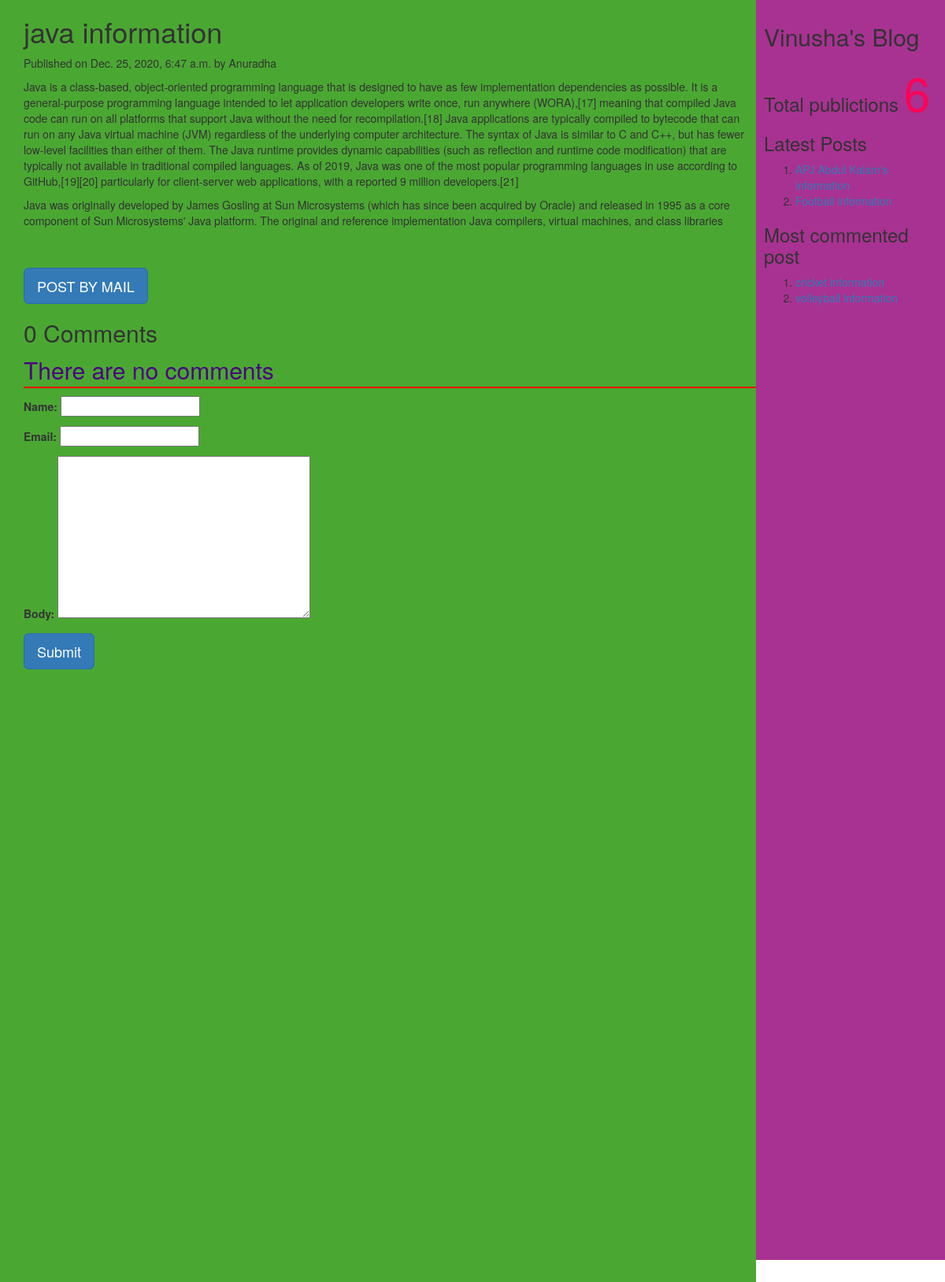
Before: /2020/12/25/java-information with the older database file.
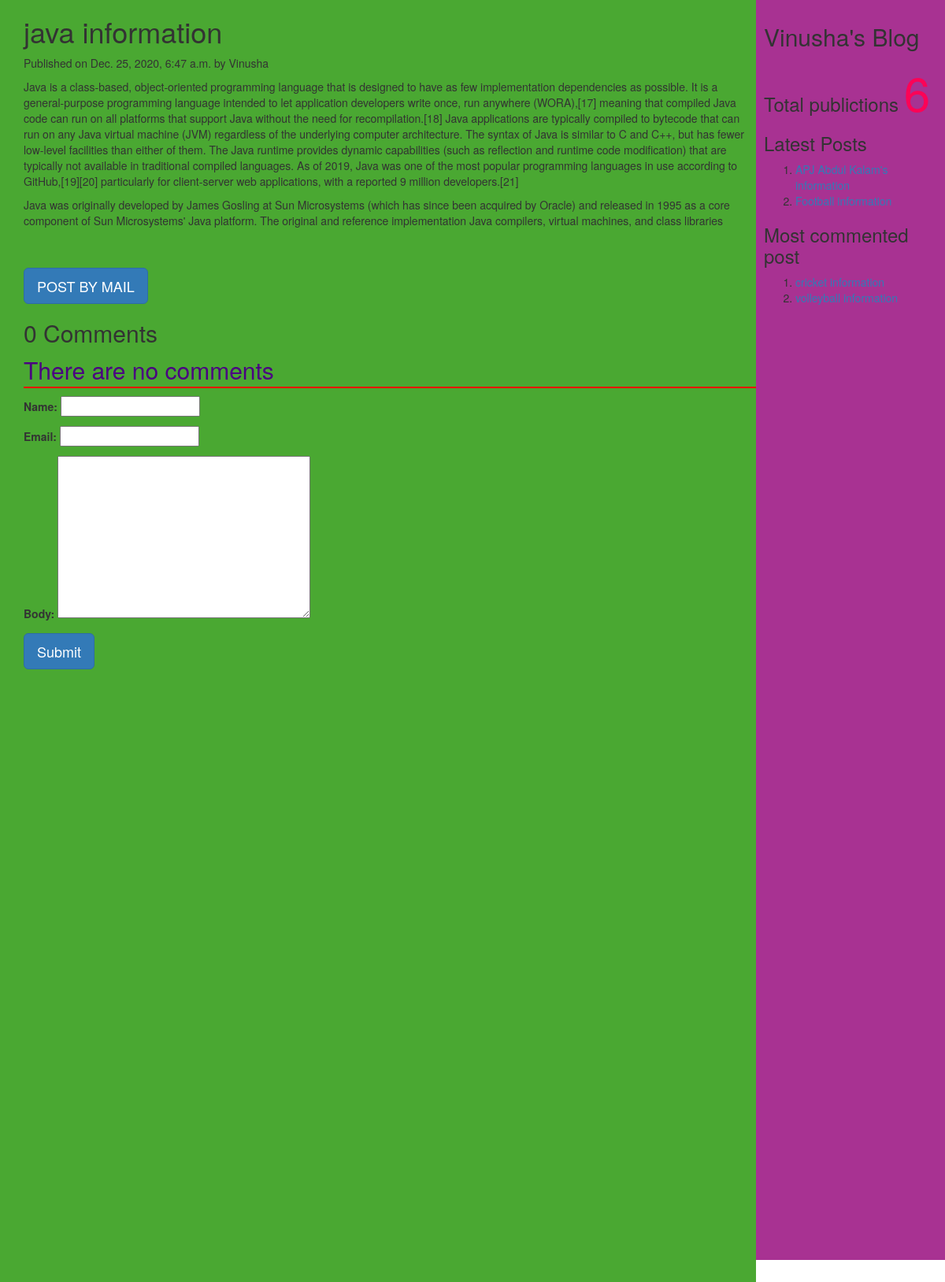
After: the same page with the newer database file.
### myApp/models.py (models this page shows, shortened)
class Post(models.Model):
          tags=TaggableManager()
          STATUS_CHOICES=(('draft','Draft'),('published','Published'))
          title=models.CharField(max_length=256)
          slug=models.SlugField(max_length=264,unique_for_date='publish')
          author=models.ForeignKey(User,related_name='blog_posts',on_delete= models.CASCADE)
          body=models.TextField()
          publish=models.DateTimeField(default=timezone.now)
          created=models.DateTimeField(auto_now_add=True)
          updated=models.DateTimeField(auto_now=True)
          status= models.CharField(max_length=10,choices=STATUS_CHOICES,default='draft')
          objects=CustomManager()
          class Meta:
                ordering=('-publish',)
          def get_absolute_url(self):
                return reverse('post_detail',args=[self.publish.year,self.publish.strftime('%m'),self.publish.strftime('%d'),self.slug])

### myApp/views.py (the view, shortened to what this page needs)
# urls.py: url(r'(?P<year>\d{4})/(?P<month>\d{2})/(?P<day>\d{2})/(?P<post>[-\w]+)',views.post_detail_view,name='post_detail'),
def post_detail_view(request,year,month,day,post):
    post=get_object_or_404(Post,slug=post,publish__year=year,publish__month=month,publish__day=day)
    comments=post.comments.filter(active=True)
    csubmit=False
    form=CommentForm()
    d={'post':post,'form':form,'csubmit':csubmit,'comments':comments}
    return render(request,'myApp/post_detail.html',d)

### myApp/forms.py
class CommentForm(forms.ModelForm):
    class Meta:
        model=Comment
        fields=('name','email','body')

### myApp/models.py (called while the page is built)
    def get_queryset(self):
        return super().get_queryset().filter(status='published')

### myApp/templatetags/mytags.py (called while the page is built)
@register.simple_tag
def total_posts():
    return Post.objects.count()

@register.inclusion_tag('myApp/latest_post.html')
def show_latest_posts(count=3):
    latest_posts=Post.objects.order_by('-publish')[:count]
    return {'latest_posts':latest_posts}

@register.simple_tag
def get_most_commented_posts(count=2):
    return Post.objects.annotate(total_comments=Count('comments')).order_by('-total_comments')[:count]

### templates/myApp/post_detail.html (shortened to what this page needs)
<html>
    {%extends 'myApp/parent.html'%}
        {%block content_block%}
        <h1>{{post.title}}</h1>
        <p>Published on {{post.publish}} by {{post.author|title}}</p>
        {{post.body|linebreaks}} <br><br>
        <a href="/{{post.id}}/share" class='btn btn-lg btn-primary'>POST BY MAIL</a>
        {%with comments.count as comments_count%}
        <h2>{{comments_count}} Comment{{comments_count|pluralize}}</h2>
        {%endwith%}
        {%if comments%}
         {%for c in comments%}
         <p>Comment {{forloop.counter}} by {{c.name}}</p>
        <div>{{c.body|linebreaks}}</div>
        <hr>
        {%endfor%}
        {%else%}
         <p style="color:indigo;font-size:30px;font-style:bold;border-bottom:2px red solid;">There are no comments</p>
        {%endif%}
         {%if csubmit%}
         <h2>Thank you..Your comment has been added successfully!!</h2>
         {%else%}
         <form  method="post">
           {{form.as_p}}
           <input type="submit" class='btn btn-lg btn-primary' value="Submit">
         </form>
         {%endif%}
        {%endblock%}

### templates/myApp/parent.html (shortened to what this page needs)
<html>
{%load mytags%}
    <head>
        <link rel="stylesheet" href="https://maxcdn.bootstrapcdn.com/bootstrap/3.3.7/css/bootstrap.min.css">
    </head>
    <body>
        <div class="content" style="width:80%;float:left;background-color:#4aa832;height:300%;padding:0 0 0 30px">
              {%block content_block%}
              {%endblock%}
        </div>
        <div class="sidebar" style="width:20%;float:right;background-color:#a83292;height:200%;padding:10px">
            <h2>Vinusha's Blog</h2>
            <h3>Total publictions
              <span style="color:#fc0356;font-size:60px">
              {%total_posts%}</span>
              <h3>Latest Posts</h3>
              {% show_latest_posts 2 %}
              <h3>Most commented post</h3>
              {%get_most_commented_posts as m%}
              <ol>
                {%for post in m%}
                <li><a href="{{post.get_absolute_url}}">{{post.title}}</a></li>
                {%endfor%}
              </ol>
            </h3>
        </div>
    </body>
</html>

### templates/myApp/latest_post.html
<!DOCTYPE html>
<html lang="en" dir="ltr">
  <body>
    <ol>
    {%for post in latest_posts%}
    <li><a href="{{post.get_absolute_url}}">{{post.title}}</a></li>
    {%endfor%}
    </ol>
  </body>
</html>

Changed rows visible on the page:
changed Post "java information": author "Anuradha" → "Vinusha"
